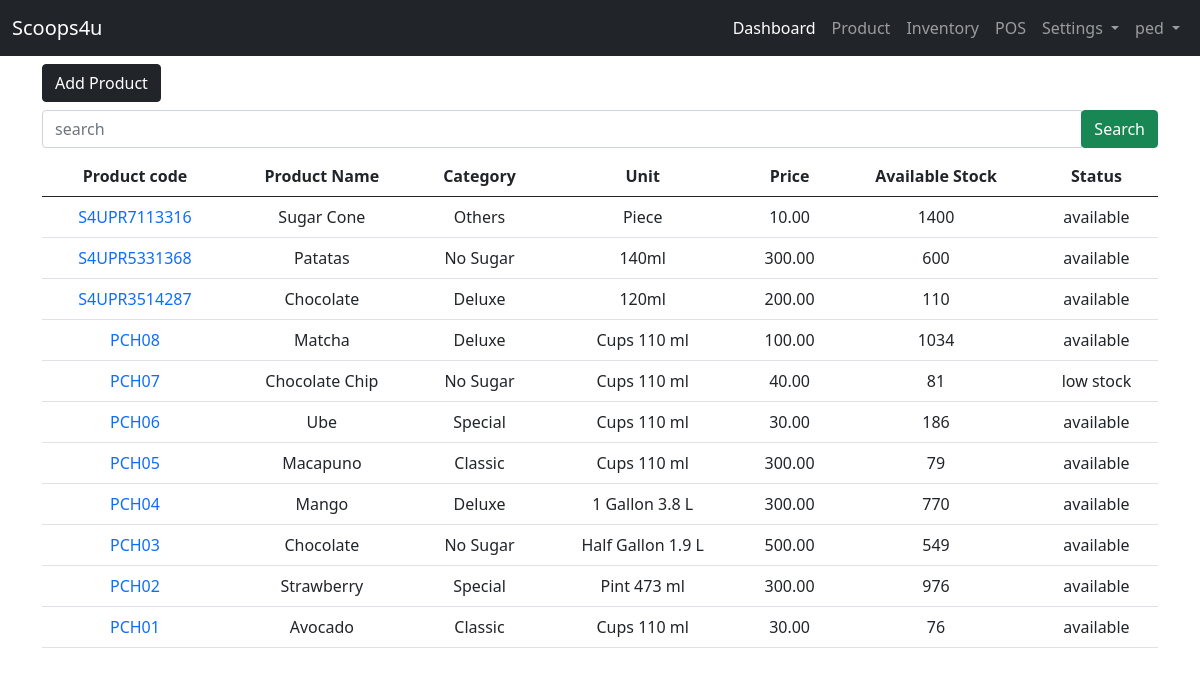
/user-site/product/ (signed in), run on an earlier commit of the app's database.
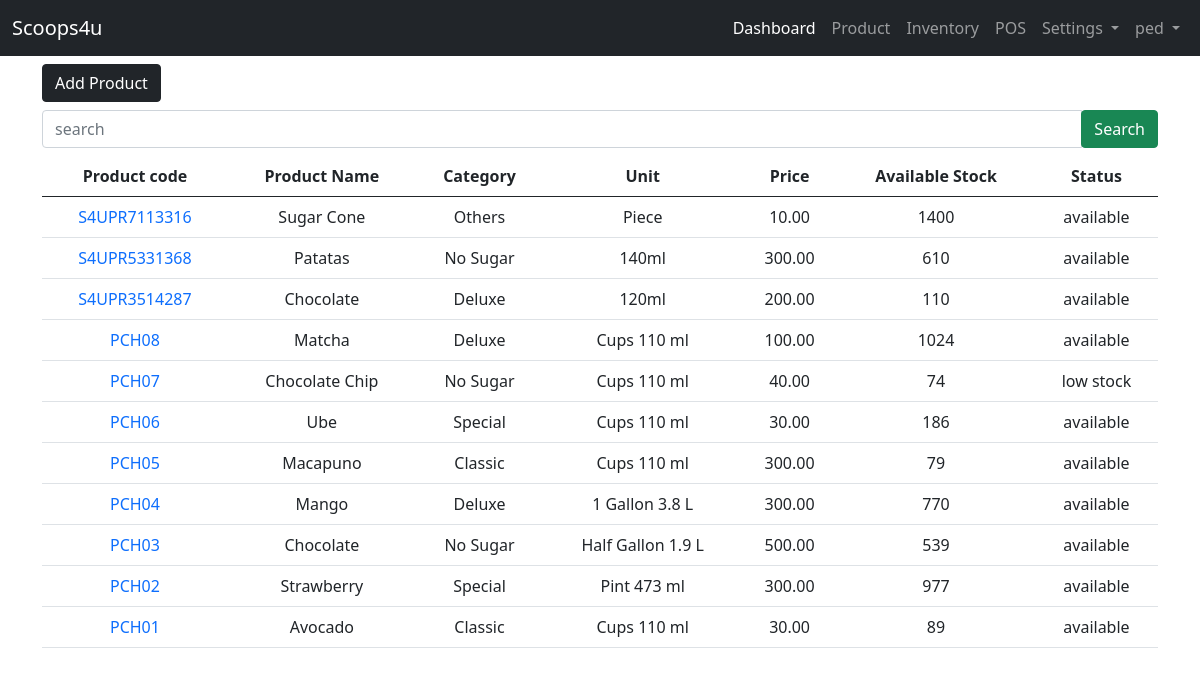
And on a later commit of the database.
### admin_site/models.py (models this page shows, shortened)
class Product(models.Model):
    STATUS = (("available","available"),("low stock","low stock"),("n/a","n/a"))
    product_code =  models.CharField(unique=True, max_length=200, verbose_name='Product Code')
    product_category =  models.CharField(max_length=200, verbose_name='Category')
    product_name=  models.CharField(max_length=200, verbose_name='Product Name')
    product_unit =  models.CharField(max_length=200, verbose_name='Unit')
    product_price =  models.DecimalField( max_digits=10, decimal_places=2,null=True, verbose_name='Price')
    product_stock =  models.BigIntegerField(null=True, verbose_name='Available Stock')
    product_status =  models.CharField(max_length=200, choices=STATUS, verbose_name='Status')

### admin_site/views.py (the view)
# urls.py: path('product/', views.list_products, name='list_product'),
@login_required(login_url='landing_page:login')
def list_products(request):
    list_products = Product.objects.all().order_by('-id')
    context = {'list_products':list_products}
    return render(request, 'admin_site/products/product.html', context)

### templates/admin_site/products/product.html (shortened to what this page needs)
{% extends 'admin_site/base.html' %}
{% block content %}
<a href="{% url 'admin_site:add_product' %}" class="btn btn-dark">Add Product</a>
<form action="{% url 'admin_site:search_product' %}" method="GET" class="my-2">
    <div class="input-group">
        <input type="text" class="form-control" name="search" placeholder="search" required>
        <div class="input-group-append">
            <button class="btn btn-success" type="submit">Search</button>
        </div>
    </div>
</form>
<table class="table table-hover text-center">
    <thead>
    <tr>
        <th>Product code </th>
        <th>Product Name</th>
        <th>Category</th>
        <th>Unit</th>
        <th>Price</th>
        <th>Available Stock</th>
        <th>Status</th>
    </tr>
    </thead>
    {% if list_products %}
    <tbody>
        {% for list in list_products %}
    <tr>
        <td><a href="{% url 'admin_site:view_product' list.id %}" class="text-decoration-none">{{ list.product_code }}</a></td>
        <td>{{ list.product_name }}</td>
        <td>{{ list.product_category }}</td>
        <td>{{ list.product_unit }}</td>
        <td>{{ list.product_price }}</td>
        <td>{{ list.product_stock }}</td>
        <td>{{ list.product_status }}</td>
    </tr>
        {% endfor %}
    </tbody>
    {% endif %}
</table>
{% endblock content %}

What changed in the data, as far as the page shows it:
changed Product "S4UPR5331368": product_stock "600" → "610"
changed Product "PCH08": product_stock "1034" → "1024"
changed Product "PCH07": product_stock "81" → "74"
changed Product "PCH03": product_stock "549" → "539"
changed Product "PCH02": product_stock "976" → "977"
changed Product "PCH01": product_stock "76" → "89"
